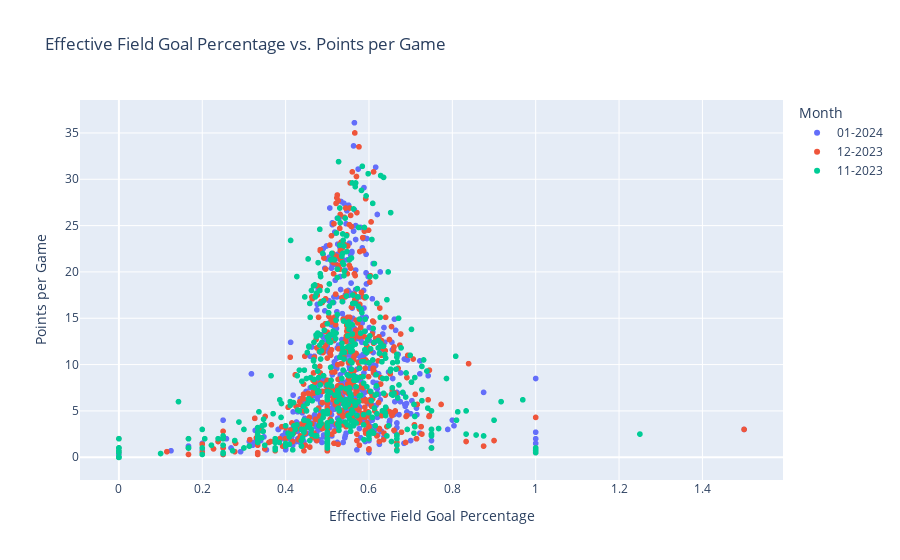

Notebook source saved alongside this figure:
### Code cell
fig = px.scatter(df, x='eFG%', y='PTS', color='Month',
                 hover_data=['Player'],
                 labels={
                     'eFG%': 'Effective Field Goal Percentage',
                     'PTS': 'Points per Game'
                 },
                 title='Effective Field Goal Percentage vs. Points per Game')

fig.show()

### Figure 1 — Plotly figure (JSON) as saved in the notebook; plotly's stock layout.template omitted (floating-point values rounded to 4 significant figures; data arrays with more than 128 entries replaced by an {"elided": "..."} marker saying what was removed)
{"data": [{"customdata": {"elided": "575x1 str values"}, "hovertemplate": "Month=01-2024<br>Effective Field Goal Percentage=%{x}<br>Points per Game=%{y}<br>Player=%{customdata[0]}<extra></extra>", "legendgroup": "01-2024", "marker": {"color": "#636efa", "symbol": "circle"}, "mode": "markers", "name": "01-2024", "showlegend": true, "type": "scattergl", "x": {"elided": "575 float values"}, "xaxis": "x", "y": {"elided": "575 float values"}, "yaxis": "y"}, {"customdata": {"elided": "525x1 str values"}, "hovertemplate": "Month=12-2023<br>Effective Field Goal Percentage=%{x}<br>Points per Game=%{y}<br>Player=%{customdata[0]}<extra></extra>", "legendgroup": "12-2023", "marker": {"color": "#EF553B", "symbol": "circle"}, "mode": "markers", "name": "12-2023", "showlegend": true, "type": "scattergl", "x": {"elided": "525 float values"}, "xaxis": "x", "y": {"elided": "525 float values"}, "yaxis": "y"}, {"customdata": {"elided": "488x1 str values"}, "hovertemplate": "Month=11-2023<br>Effective Field Goal Percentage=%{x}<br>Points per Game=%{y}<br>Player=%{customdata[0]}<extra></extra>", "legendgroup": "11-2023", "marker": {"color": "#00cc96", "symbol": "circle"}, "mode": "markers", "name": "11-2023", "showlegend": true, "type": "scattergl", "x": {"elided": "488 float values"}, "xaxis": "x", "y": {"elided": "488 float values"}, "yaxis": "y"}], "layout": {"legend": {"title": {"text": "Month"}, "tracegroupgap": 0}, "title": {"text": "Effective Field Goal Percentage vs. Points per Game"}, "xaxis": {"anchor": "y", "domain": [0, 1], "title": {"text": "Effective Field Goal Percentage"}}, "yaxis": {"anchor": "x", "domain": [0, 1], "title": {"text": "Points per Game"}}}}
